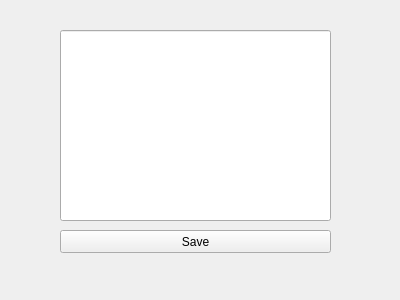
<?xml version="1.0" encoding="UTF-8"?>
<ui version="4.0">
 <class>developWindow</class>
 <widget class="QWidget" name="developWindow">
  <property name="geometry">
   <rect>
    <x>0</x>
    <y>0</y>
    <width>400</width>
    <height>300</height>
   </rect>
  </property>
  <property name="windowTitle">
   <string>developerEditWidget</string>
  </property>
  <widget class="QLineEdit" name="textEdit">
   <property name="geometry">
    <rect>
     <x>60</x>
     <y>30</y>
     <width>271</width>
     <height>191</height>
    </rect>
   </property>
  </widget>
  <widget class="QPushButton" name="saveButton">
   <property name="geometry">
    <rect>
     <x>60</x>
     <y>230</y>
     <width>271</width>
     <height>23</height>
    </rect>
   </property>
   <property name="text">
    <string>Save</string>
   </property>
  </widget>
 </widget>
 <layoutdefault spacing="6" margin="11"/>
 <resources/>
 <connections/>
</ui>
